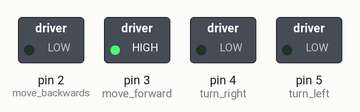
Recording of a sketch running on a simulated Arduino Uno, built with avr-gcc and run on an emulated ATmega328P. On the bench: switched loads named in the sketch (green lamp = pin HIGH).

Above: at 0.2 s.
At 0.55 s:
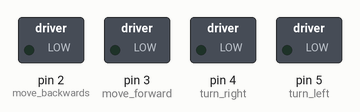
At 1.4 s:
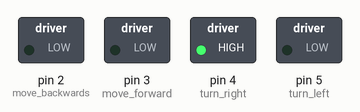
At 3.1 s:
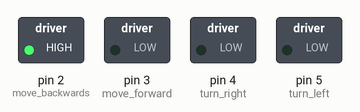
At 4.2 s:
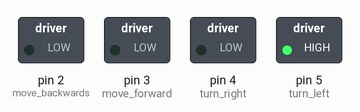
Timing chart, 0 to 5.1 s (numbered marks = the images above):
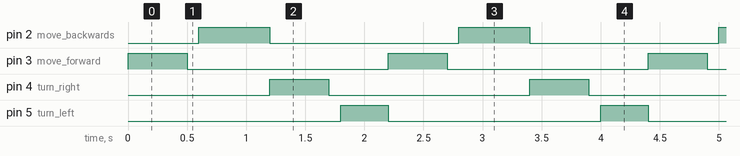

Measured:
- by itself, pin 2 (move_backwards): alternates HIGH for 0.60 s and LOW for 1.6 s
- by itself, pin 3 (move_forward), pin 4 (turn_right): alternates HIGH for 0.50 s and LOW for 1.7 s
- by itself, pin 5 (turn_left): alternates HIGH for 0.40 s and LOW for 1.8 s

The sketch:

basic_motor_control.ino
```cpp
void setup() {

  pinMode(2, OUTPUT); // move backwards
  pinMode(3, OUTPUT); // move forward

  pinMode(4, OUTPUT); // turn right
  pinMode(5, OUTPUT); // turn left
}

void loop() {

  digitalWrite(3, HIGH);
  delay(500);
  digitalWrite(3, LOW);
  delay(100);
  digitalWrite(2, HIGH);
  delay(600);
  digitalWrite(2, LOW);

  digitalWrite(4, HIGH);
  delay(500);
  digitalWrite(4, LOW);
  delay(100);
  digitalWrite(5, HIGH);
  delay(400);
  digitalWrite(5, LOW);
}
```
